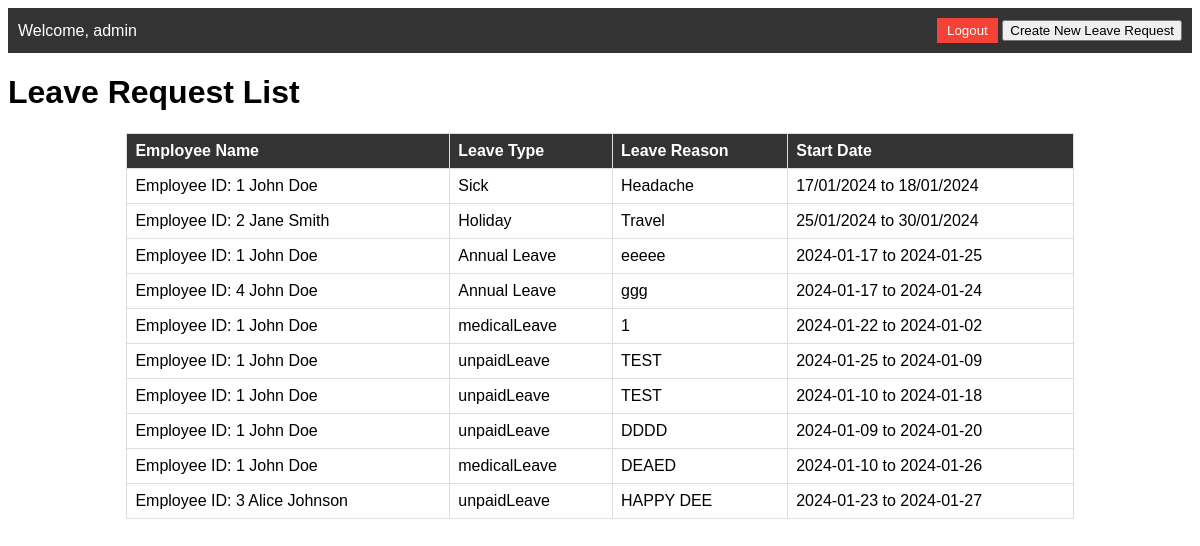
/dashboardLeaveRequest (signed in), run on an earlier commit of the app's database.
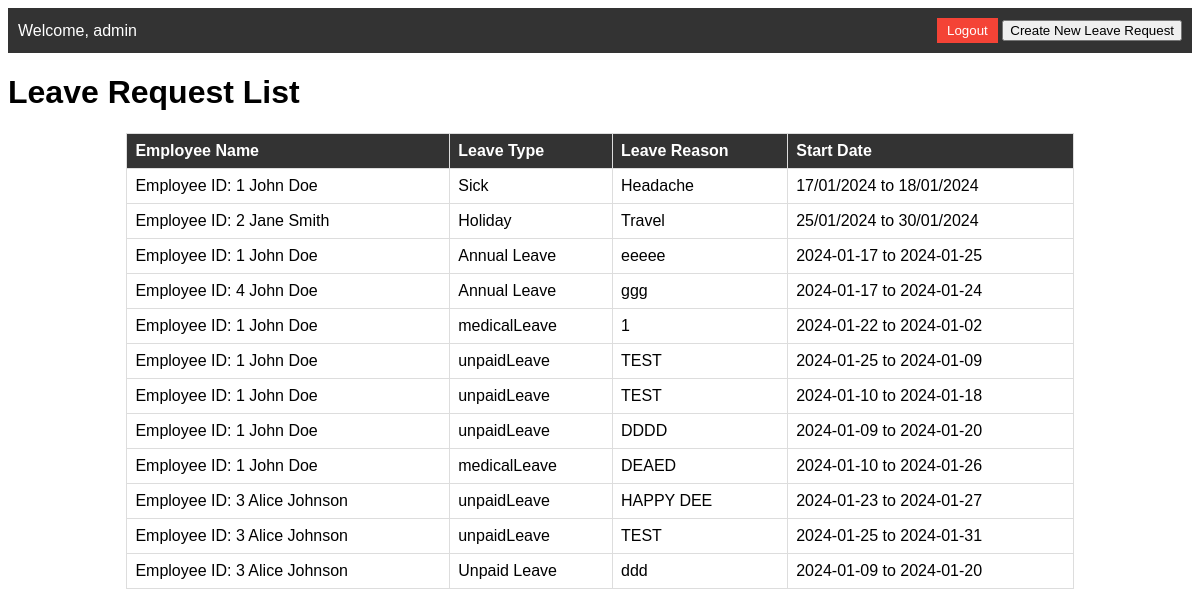
And on a later commit of the database.
### models/employee.py (models this page shows, shortened)
class employee(Base):
    __tablename__ = 'employees'
    employeeID = Column(Integer, primary_key=True)
    firstname = Column(String)
    lastname = Column(String)
    birthdate = Column(String)
    department = Column(String)

### models/request.py (models this page shows, shortened)
class request(Base):
    __tablename__ = 'requests'
    requestID = Column(Integer, Sequence('request_id_seq'), primary_key=True)
    requestDate = Column(DateTime, default=datetime.utcnow)
    requestReason = Column(String)
    requestStatus = Column(String)
    leaveType = Column(String)
    startLeaveDate = Column(String)
    endLeaveDate = Column(String)
    employeeID = Column(String)

### app.py (the view)
@app.route('/dashboardLeaveRequest')
def dashboardLeaveRequest():
    if 'userinfo' in session:
        ddd = session['userinfo']
        aa = {'firstname': ddd['firstname'], 'lastname': ddd['lastname'], 'username': ddd['username'], 'employeeID': ddd['employeeID'], 'role': ddd['role']}
        employeerequests = requestController.get_request_and_employee_data()
        return render_template('dashboardLeaveRequestPage.html', lstrequests=employeerequests, user=aa)
    return redirect(url_for('login'))

### controllers/requestController.py (called while the page is built)
    def get_request_and_employee_data():
        engine = create_engine('sqlite:///HRLeaveRequest.db', echo=True)
        Session = sessionmaker(bind=engine)
        session = Session()
        employeereqeuests = session.query(request, employee).join(employee, request.employeeID == employee.employeeID).all()
        return employeereqeuests

### templates/dashboardLeaveRequestPage.html (shortened to what this page needs)
<!DOCTYPE html>
<html>
<head>
</head>
<body>
    <nav>
        <div>
            <span>Welcome, {{ user.firstname }}</span>
        </div>
        <div>
            <button class="logout-btn" onclick="logout()">Logout</button>
            <button class="request-btn" onclick="window.location.href='/requestPage'">Create New Leave Request</button>
        </div>
    </nav>
    <h1>Leave Request List</h1>
    <table>
        <thead>
            <tr>
                <th>Employee Name</th>
                <th>Leave Type</th>
                <th>Leave Reason</th>
                <th>Start Date</th>
            </tr>
        </thead>
        <tbody>
            {% for item in lstrequests %}
            <tr>
                <td>{{ "Employee ID: " + item.employee.employeeID.__str__() + " " + item.employee.firstname + " " +
                    item.employee.lastname }}</td>
                <td>{{ item.request.leaveType }}</td>
                <td>{{ item.request.requestReason }}</td>
                <td>{{ item.request.startLeaveDate + " to " + item.request.endLeaveDate }}</td>
            </tr>
            {% endfor %}
        </tbody>
    </table>
</body>
</html>

What changed in the data, as far as the page shows it:
added request: employee.employeeID+firstname+lastname "Employee ID: 3 Alice Johnson", request.leaveType "unpaidLeave", request.requestReason "TEST", request "2024-01-25 to 2024-01-31"
added request: employee.employeeID+firstname+lastname "Employee ID: 3 Alice Johnson", request.leaveType "Unpaid Leave", request.requestReason "ddd", request "2024-01-09 to 2024-01-20"
